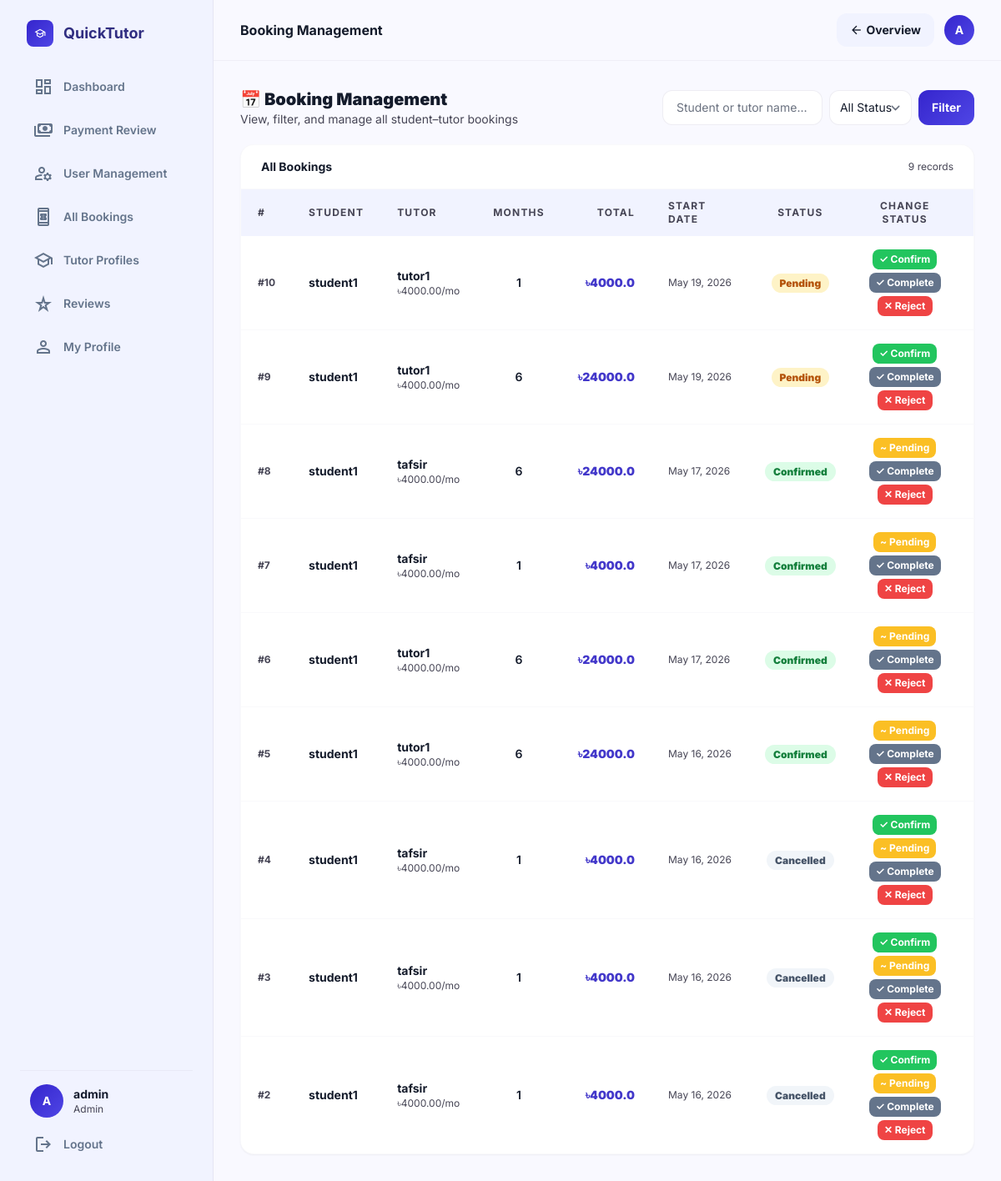
The app's page /admin-panel/bookings/ (signed in) with its own data.
### accounts/models.py (models this page shows, shortened)
class User(AbstractUser):
    ROLE_CHOICES = (
        ('student', 'Student'),
        ('tutor', 'Tutor'),
    )
    role = models.CharField(max_length=10, choices=ROLE_CHOICES)
    avatar = models.ImageField(upload_to='avatars/', blank=True, null=True)
    phone = models.CharField(max_length=20, blank=True, null=True)
    bio = models.TextField(blank=True, null=True)

### bookings/models.py (models this page shows, shortened)
class Booking(models.Model):
    STATUS_CHOICES = (
        ('pending', 'Pending'),
        ('confirmed', 'Confirmed'),
        ('completed', 'Completed'),
        ('rejected', 'Rejected'),
        ('cancelled', 'Cancelled'),
    )
    student = models.ForeignKey(User, on_delete=models.CASCADE, related_name='student_bookings')
    tutor = models.ForeignKey(User, on_delete=models.CASCADE, related_name='tutor_bookings')
    date     = models.DateField()
    months   = models.PositiveIntegerField(default=1, validators=[MinValueValidator(1)])
    schedule = models.ForeignKey(
        TutorSchedule, on_delete=models.SET_NULL,
        null=True, blank=True, related_name='bookings'
    )
    status   = models.CharField(max_length=10, choices=STATUS_CHOICES, default='pending')
    meet_link = models.URLField(blank=True, default='', help_text='Google Meet / Zoom link set by tutor')
    tutor_message = models.TextField(blank=True, default='', help_text='Message from tutor to student')
    created_at = models.DateTimeField(auto_now_add=True)
    updated_at = models.DateTimeField(auto_now=True)
    @property
    def total_amount(self):
        try:
            return float(self.tutor.tutor_profile.monthly_rate) * self.months
        except Exception:
            return 4000 * self.months

### tutors/models.py (models this page shows, shortened)
class TutorProfile(models.Model):
    user = models.OneToOneField(User, on_delete=models.CASCADE, related_name='tutor_profile')
    subject = models.CharField(max_length=100)
    bio = models.TextField()
    rating = models.FloatField(default=0)
    monthly_rate = models.DecimalField(max_digits=10, decimal_places=2, default=4000)
    created_at = models.DateTimeField(auto_now_add=True)
    updated_at = models.DateTimeField(auto_now=True)

### quick_tutor/admin_views.py (the view)
    def wrapper(request, *args, **kwargs):
        if not request.user.is_authenticated:
            return redirect('login')
        if not (request.user.is_superuser or request.user.is_staff):
            messages.error(request, 'Access denied. Admin only.')
            return redirect('home')
        return view_fn(request, *args, **kwargs)

### quick_tutor/admin_views.py (called while the page is built)
def superuser_required(view_fn):
    def wrapper(request, *args, **kwargs):
        if not request.user.is_authenticated:
            return redirect('login')
        if not (request.user.is_superuser or request.user.is_staff):
            messages.error(request, 'Access denied. Admin only.')
            return redirect('home')
        return view_fn(request, *args, **kwargs)
    wrapper.__name__ = view_fn.__name__
    return wrapper

@superuser_required
def admin_bookings(request):
    status_filter = request.GET.get('status', '')
    search        = request.GET.get('q', '')
    bookings = Booking.objects.select_related('student', 'tutor', 'tutor__tutor_profile').order_by('-created_at')
    if status_filter:
        bookings = bookings.filter(status=status_filter)
    if search:
        bookings = bookings.filter(
            Q(student__username__icontains=search) | Q(tutor__username__icontains=search)
        )
    context = {'bookings': bookings, 'status_filter': status_filter, 'search': search,
               'STATUS_CHOICES': Booking.STATUS_CHOICES if hasattr(Booking, 'STATUS_CHOICES') else [
                   ('pending','Pending'), ('confirmed','Confirmed'), ('rejected','Rejected'), ('completed','Completed')
               ]}
    return render(request, 'admin_panel/bookings.html', context)

### templates/admin_panel/bookings.html (shortened to what this page needs)
{% extends 'base/luminary_base.html' %}
{% block page_title %}Booking Management{% endblock %}
{% block topbar_action %}
<a href="/dashboard/" class="px-4 py-2 bg-surface-low hover:bg-surface-high font-bold rounded-xl text-sm transition-all flex items-center gap-1">
  <span class="material-symbols-outlined text-base">arrow_back</span> Overview
</a>
{% endblock %}
{% block content %}
<div class="space-y-5">
<div class="flex flex-col sm:flex-row sm:items-center gap-4">
  <div class="flex-1">
    <h2 class="text-xl font-black">📅 Booking Management</h2>
    <p class="text-sm text-on-muted">View, filter, and manage all student–tutor bookings</p>
  </div>
  <form method="GET" class="flex gap-2 flex-wrap">
    <input type="text" name="q" value="{{ search }}" placeholder="Student or tutor name…"
      class="px-4 py-2.5 bg-white border border-outline/30 rounded-xl text-sm focus:border-indigo-500 outline-none w-48">
    <select name="status" class="px-3 py-2.5 bg-white border border-outline/30 rounded-xl text-sm focus:border-indigo-500 outline-none">
      <option value="" {% if not status_filter %}selected{% endif %}>All Status</option>
    </select>
    <button class="px-4 py-2.5 grad text-white rounded-xl text-sm font-bold hover:opacity-90">Filter</button>
  </form>
</div>
<div class="bg-white rounded-2xl border border-outline/10 shadow-sm overflow-hidden">
  <div class="px-6 py-4 border-b border-outline/10 flex items-center justify-between">
    <h3 class="font-bold text-sm">All Bookings</h3>
    <span class="text-xs text-on-muted">{{ bookings|length }} record{{ bookings|length|pluralize }}</span>
  </div>
  <div class="overflow-x-auto">
    <table class="w-full text-sm">
      <thead><tr class="bg-surface-low text-xs font-black uppercase tracking-widest text-on-muted">
        <th class="px-5 py-3 text-left">#</th>
        <th class="px-5 py-3 text-left">Student</th>
        <th class="px-5 py-3 text-left">Tutor</th>
        <th class="px-5 py-3 text-center">Months</th>
        <th class="px-5 py-3 text-right">Total</th>
        <th class="px-5 py-3 text-left">Start Date</th>
        <th class="px-5 py-3 text-center">Status</th>
        <th class="px-5 py-3 text-center">Change Status</th>
        <th class="px-5 py-3 text-center">Del</th>
      </tr></thead>
      <tbody class="divide-y divide-outline/10">
        {% for b in bookings %}
        <tr class="hover:bg-surface-low/60 transition-colors">
          <td class="px-5 py-4 font-bold text-on-muted text-xs">#{{ b.id }}</td>
          <td class="px-5 py-4">
            <a href="/admin-panel/users/{{ b.student.id }}/" class="font-bold hover:text-indigo-600">{{ b.student.username }}</a>
          </td>
          <td class="px-5 py-4">
            <a href="/admin-panel/users/{{ b.tutor.id }}/" class="font-bold hover:text-indigo-600">{{ b.tutor.username }}</a>
            {% if b.tutor.tutor_profile %}<p class="text-xs text-on-muted">৳{{ b.tutor.tutor_profile.monthly_rate }}/mo</p>{% endif %}
          </td>
          <td class="px-5 py-4 text-center font-semibold">{{ b.months }}</td>
          <td class="px-5 py-4 text-right font-black text-indigo-700">৳{{ b.total_amount }}</td>
          <td class="px-5 py-4 text-xs text-on-muted whitespace-nowrap">{{ b.date|date:"M d, Y" }}</td>
          <td class="px-5 py-4 text-center">
            <span class="text-xs font-black px-2.5 py-1 rounded-full
              {% if b.status == 'confirmed' %}bg-green-100 text-green-700
              {% elif b.status == 'pending' %}bg-amber-100 text-amber-700
              {% elif b.status == 'rejected' %}bg-red-100 text-red-600
              {% else %}bg-slate-100 text-slate-600{% endif %}">
              {{ b.status|capfirst }}
            </span>
          </td>
          <td class="px-5 py-4">
            <div class="flex items-center justify-center gap-1 flex-wrap">
              {% if b.status != 'confirmed' %}
              <a href="/admin-panel/bookings/{{ b.id }}/status/confirmed/" class="px-2 py-1 bg-green-500 text-white text-xs font-bold rounded-lg hover:bg-green-600 whitespace-nowrap">✓ Confirm</a>
              {% endif %}
              {% if b.status != 'pending' %}
              <a href="/admin-panel/bookings/{{ b.id }}/status/pending/" class="px-2 py-1 bg-amber-400 text-white text-xs font-bold rounded-lg hover:bg-amber-500 whitespace-nowrap">~ Pending</a>
              {% endif %}
              {% if b.status != 'completed' %}
              <a href="/admin-panel/bookings/{{ b.id }}/status/completed/" class="px-2 py-1 bg-slate-500 text-white text-xs font-bold rounded-lg hover:bg-slate-600 whitespace-nowrap">✓ Complete</a>
              {% endif %}
              {% if b.status != 'rejected' %}
              <a href="/admin-panel/bookings/{{ b.id }}/status/rejected/" class="px-2 py-1 bg-red-500 text-white text-xs font-bold rounded-lg hover:bg-red-600 whitespace-nowrap">✕ Reject</a>
              {% endif %}
            </div>
          </td>
          <td class="px-5 py-4 text-center">
          </td>
        </tr>
        {% empty %}
        <tr><td colspan="9" class="px-6 py-16 text-center text-on-muted">
          <span class="material-symbols-outlined text-5xl text-slate-200 block mb-3">menu_book</span>No bookings found.
        </td></tr>
        {% endfor %}
      </tbody>
    </table>
  </div>
</div>
</div>
{% endblock %}

### templates/base/luminary_base.html (shortened to what this page needs)
<!DOCTYPE html>
{% load static %}
<html lang="en">
<head>
<script src="https://cdn.tailwindcss.com?plugins=forms,container-queries"></script>
</head>
<body class="bg-surface text-on-surface min-h-screen">
<div class="flex min-h-screen">
<aside class="hidden md:flex h-screen w-64 flex-col p-6 space-y-6 bg-surface-low sticky top-0 border-r border-outline/30">
  <a href="/" class="flex items-center gap-3 px-2">
    <div class="w-8 h-8 rounded-lg grad flex items-center justify-center text-white flex-shrink-0">
      <span class="material-symbols-outlined text-sm">school</span>
    </div>
    <span class="text-lg font-bold text-indigo-900">QuickTutor</span>
  </a>
  <nav class="space-y-1 flex-1">
    <a href="/dashboard/" class="flex items-center gap-3 px-4 py-3 {% block nav_dashboard %}text-slate-500 hover:text-indigo-600 hover:bg-white/60{% endblock %} rounded-xl text-sm font-semibold transition-all hover:translate-x-1">
      <span class="material-symbols-outlined">dashboard</span> Dashboard
    </a>
    {% if user.is_superuser or user.is_staff %}
    <a href="/payments/manage/" class="flex items-center gap-3 px-4 py-3 {% block nav_pay_admin %}text-slate-500 hover:text-indigo-600 hover:bg-white/60{% endblock %} rounded-xl text-sm font-semibold transition-all hover:translate-x-1">
      <span class="material-symbols-outlined">payments</span> Payment Review
    </a>
    <a href="/admin-panel/users/" class="flex items-center gap-3 px-4 py-3 {% block nav_admin_users %}text-slate-500 hover:text-indigo-600 hover:bg-white/60{% endblock %} rounded-xl text-sm font-semibold transition-all hover:translate-x-1">
      <span class="material-symbols-outlined">manage_accounts</span> User Management
    </a>
    <a href="/admin-panel/bookings/" class="flex items-center gap-3 px-4 py-3 {% block nav_all_bookings %}text-slate-500 hover:text-indigo-600 hover:bg-white/60{% endblock %} rounded-xl text-sm font-semibold transition-all hover:translate-x-1">
      <span class="material-symbols-outlined">book_online</span> All Bookings
    </a>
    <a href="/admin-panel/tutors/" class="flex items-center gap-3 px-4 py-3 {% block nav_admin_tutors %}text-slate-500 hover:text-indigo-600 hover:bg-white/60{% endblock %} rounded-xl text-sm font-semibold transition-all hover:translate-x-1">
      <span class="material-symbols-outlined">school</span> Tutor Profiles
    </a>
    <a href="/admin-panel/reviews/" class="flex items-center gap-3 px-4 py-3 {% block nav_admin_reviews %}text-slate-500 hover:text-indigo-600 hover:bg-white/60{% endblock %} rounded-xl text-sm font-semibold transition-all hover:translate-x-1">
      <span class="material-symbols-outlined">star_rate</span> Reviews
    </a>
    {% endif %}
    <a href="/accounts/profile/" class="flex items-center gap-3 px-4 py-3 {% block nav_profile %}text-slate-500 hover:text-indigo-600 hover:bg-white/60{% endblock %} rounded-xl text-sm font-semibold transition-all hover:translate-x-1">
      <span class="material-symbols-outlined">person</span> My Profile
    </a>
  </nav>
  <div class="border-t border-outline/20 pt-4">
    <div class="flex items-center gap-3 px-3 mb-3">
      {% if user.avatar %}
        <img src="{{ user.avatar.url }}" alt="{{ user.username }}"
             class="w-10 h-10 rounded-full object-cover flex-shrink-0 border-2 border-outline/20">
      {% else %}
        <div class="w-10 h-10 rounded-full grad flex items-center justify-center text-white font-bold text-sm flex-shrink-0">
          {{ user.username|upper|first }}
        </div>
      {% endif %}
      <div class="min-w-0">
        <p class="text-sm font-bold truncate">{{ user.get_full_name|default:user.username }}</p>
        <p class="text-xs text-on-muted capitalize">{% if user.is_superuser or user.is_staff %}Admin{% else %}{{ user.role }}{% endif %}</p>
      </div>
    </div>
    <a href="/accounts/logout/" class="flex items-center gap-3 px-4 py-2 text-slate-500 hover:text-red-500 text-sm font-semibold rounded-xl transition-all">
      <span class="material-symbols-outlined">logout</span> Logout
    </a>
  </div>
</aside>
<main class="flex-1 min-h-screen overflow-y-auto pb-20 md:pb-0">
  <header class="sticky top-0 z-50 bg-surface/90 backdrop-blur border-b border-outline/20 flex items-center justify-between px-6 md:px-8 py-4">
    <div class="flex items-center gap-3">
      <h1 class="text-base font-bold text-on-surface">{% block page_title %}QuickTutor{% endblock %}</h1>
    </div>
    <div class="flex items-center gap-3">
      {% block topbar_action %}{% endblock %}
      <a href="/accounts/profile/" class="flex-shrink-0">
        {% if user.avatar %}
          <img src="{{ user.avatar.url }}" alt="{{ user.username }}"
               class="w-9 h-9 rounded-full object-cover border-2 border-outline/20 hover:ring-2 hover:ring-primary transition-all">
        {% else %}
          <div class="w-9 h-9 grad rounded-full flex items-center justify-center text-white font-bold text-sm hover:opacity-90 transition-all">
            {{ user.username|upper|first }}
          </div>
        {% endif %}
      </a>
    </div>
  </header>
  <div class="px-6 md:px-8 py-6 md:py-8 max-w-screen-xl mx-auto">
    {% block content %}{% endblock %}
  </div>
</main>
</div>
</body>
</html>

### records on screen
User: username|first "A", get_full_name "admin"
Booking: id "10", student.username "student1", tutor.username "tutor1", tutor.tutor_profile.monthly_rate "4000.00", months "1", total_amount "4000.0", date "May 19, 2026", status "Pending"
Booking: id "9", student.username "student1", tutor.username "tutor1", tutor.tutor_profile.monthly_rate "4000.00", months "6", total_amount "24000.0", date "May 19, 2026", status "Pending"
Booking: id "8", student.username "student1", tutor.username "tafsir", tutor.tutor_profile.monthly_rate "4000.00", months "6", total_amount "24000.0", date "May 17, 2026", status "Confirmed"
Booking: id "7", student.username "student1", tutor.username "tafsir", tutor.tutor_profile.monthly_rate "4000.00", months "1", total_amount "4000.0", date "May 17, 2026", status "Confirmed"
Booking: id "6", student.username "student1", tutor.username "tutor1", tutor.tutor_profile.monthly_rate "4000.00", months "6", total_amount "24000.0", date "May 17, 2026", status "Confirmed"
Booking: id "5", student.username "student1", tutor.username "tutor1", tutor.tutor_profile.monthly_rate "4000.00", months "6", total_amount "24000.0", date "May 16, 2026", status "Confirmed"
Booking: id "4", student.username "student1", tutor.username "tafsir", tutor.tutor_profile.monthly_rate "4000.00", months "1", total_amount "4000.0", date "May 16, 2026", status "Cancelled"
Booking: id "3", student.username "student1", tutor.username "tafsir", tutor.tutor_profile.monthly_rate "4000.00", months "1", total_amount "4000.0", date "May 16, 2026", status "Cancelled"
Booking: id "2", student.username "student1", tutor.username "tafsir", tutor.tutor_profile.monthly_rate "4000.00", months "1", total_amount "4000.0", date "May 16, 2026", status "Cancelled"

### other values on screen
{{ bookings|length }} "9"
